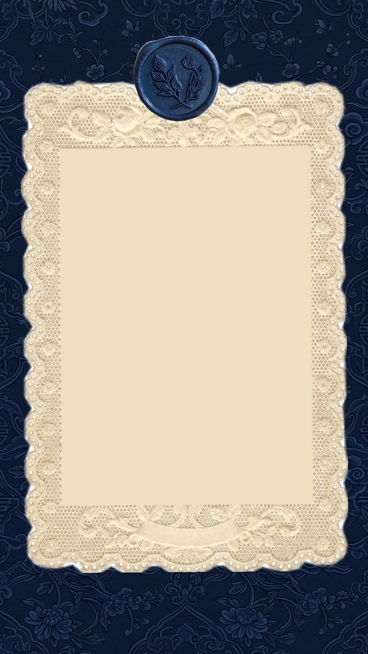
#> input picture assets-src/fundos/azul-selo.jpg, 736 x 1308 px, found by its file name (shown at 1/2 size); its folder holds 4 pictures in this run
$ python build-skins.py
#> lines starting #> are read from the running program, lines starting #| are printed output that depends on the picture
"""Gera public/img/fundos a partir de assets-src/fundos (uso: python3 scripts/build-skins.py)."""
import json, numpy as np
from PIL import Image, ImageDraw, ImageFilter
P={'azul-selo':(16,15,22.6,22.8),'azul-toile':(21,20,26.8,34),'vinho-barroco':(25,22,31,27.5),
'vinho-lirios':(8,7,28.5,37.7),'azul-estrelas':(16.5,16,27,22),'verde-orquideas':(20,24,25,22.5),
'natal-xadrez':(11.5,11,16.5,28),'papel-verde':(8,8,18,15),'papel-vinho':(10,10,20,17),
'xadrez-trico':(15,6,15,15),'vinho-cartucho':(21,21,29,23),'verde-lirios':(24.5,14.4,34.4,22.8)}
BACK={'azul-toile':'#1f2d52','natal-xadrez':'#2b3b34','xadrez-trico':'#6b4a3a','verde-lirios':'#4b5a2b'}
out={}
for n,(l,r,t,b) in P.items():
    im=Image.open(f'assets-src/fundos/{n}.jpg').convert('RGB'); w,h=im.size
#> further down, im is the input picture: PIL image 736x1308 RGB; mean R, G, B 153.7, 148.9, 139
#> after `w, h = im.size`: w = 736; h = 1308
    big=im.resize((900,round(900*h/w)),Image.LANCZOS); big.save(f'public/img/fundos/{n}.jpg',quality=82,optimize=True,progressive=True)
    th=im.resize((220,round(220*h/w)),Image.LANCZOS); th.save(f'public/img/fundos/{n}-t.jpg',quality=80,optimize=True)
#> after `th = im.resize((220, round(220 * h / w)), Image.LANCZOS)`:
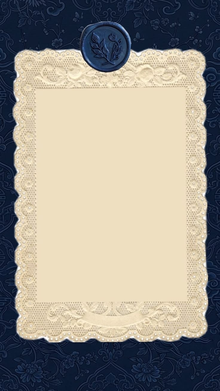
#> th: PIL image 220x391 RGB; mean R, G, B 153.7, 148.9, 139
    px=im.getpixel((6,6)); back=BACK.get(n,'#%02x%02x%02x'%px)
#> after `px = im.getpixel((6, 6))`: px = (9, 24, 47)
#> after `back = BACK.get(n, '#%02x%02x%02x' % px)`: back = '#09182f'
    out[n]=dict(w=900,h=round(900*h/w),paper=dict(left=l,right=r,top=t,bottom=b),backdrop=back)
#> pass 2 of the loop `for n,(l,r,t,b) in P.items():`:
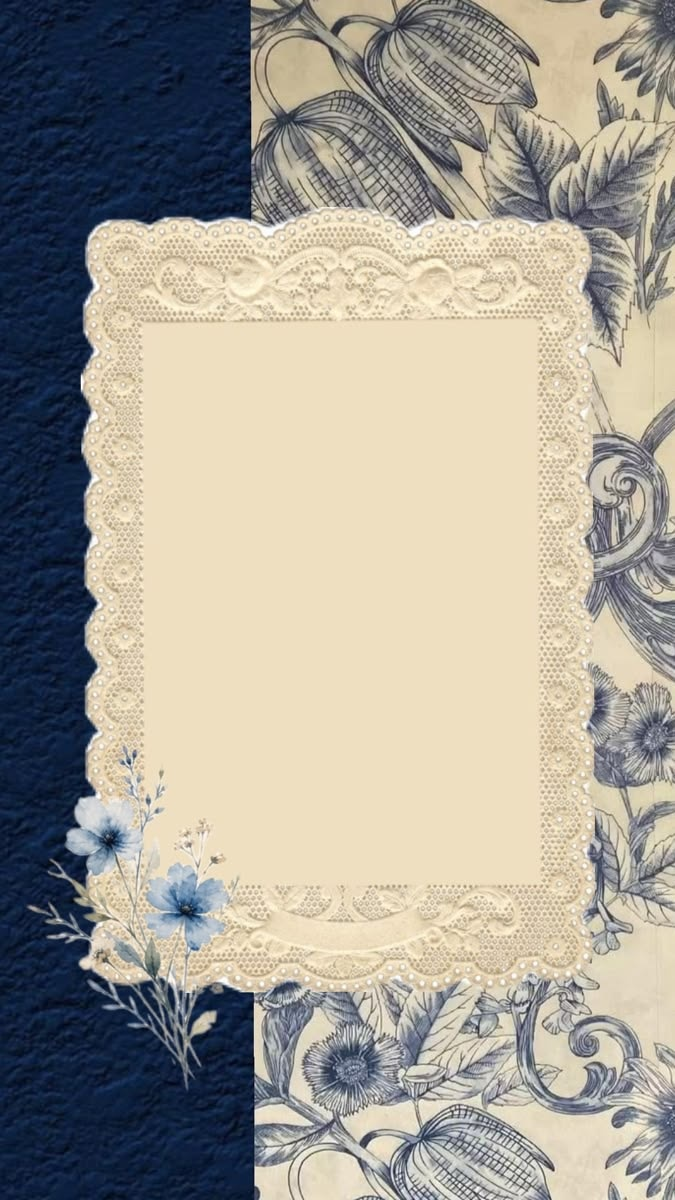
#> input picture assets-src/fundos/azul-toile.jpg, 675 x 1200 px, found by its file name
#> im is the input picture: PIL image 675x1200 RGB; mean R, G, B 164.3, 159.7, 149.1
#> big: PIL image 900x1600 RGB
#> `th = im.resize((220, round(220 * h / w)), Image.LANCZOS)`:
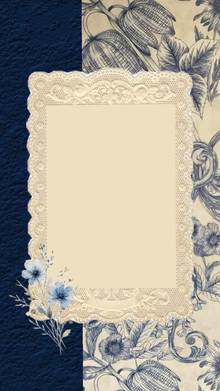
#> th: PIL image 220x391 RGB; mean R, G, B 164.3, 159.7, 149.1
#> px = (19, 34, 63)
#> back = '#1f2d52'
#> (the run stopped early here; a loop or call above may not have finished)
